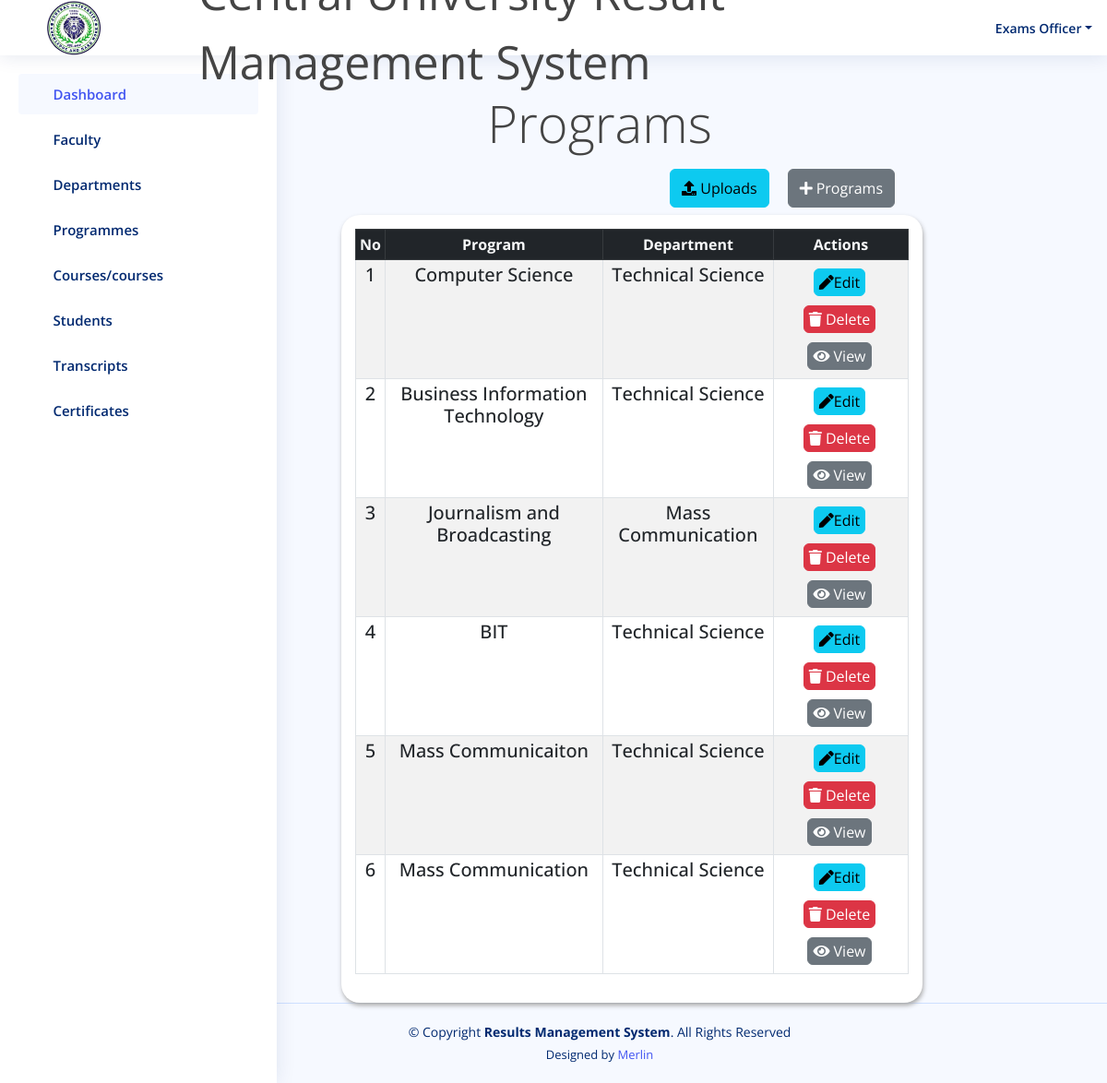
Screenshot of /result/programs/ (signed in) with the database file from the repository.
### result/models.py (models this page shows, shortened)
class Program(models.Model):
    program = models.CharField(max_length=100)
    department = models.ForeignKey(Department, on_delete=models.CASCADE)

class Department(models.Model):
    department = models.CharField(max_length=100)
    faculty = models.ForeignKey(Faculty, on_delete=models.CASCADE)
    def __str__(self):
        return self.department

### result/views.py (the view)
# urls.py: path('programs/', views.programs, name='programs'),
@login_required(login_url='login')
def programs(request):
    all_prog = Program.objects.all()
    if request.method == 'POST':
        form = ProgramForm(request.POST)
        if form.is_valid():
            program = form.cleaned_data['program']
            if Program.objects.filter(program=program).exists():
                messages.error(request, f"'{program}' already exists!")
                return redirect('programs')  # Redirect back to the faculty page without saving the form
            form.save()
            messages.success(request, "Department has been added!")
            return redirect('programs')
    else:
        form = ProgramForm()
    return render(request, 'result/programs.html', {'all_prog': all_prog, 'form': form})

### templates/result/programs.html (shortened to what this page needs)
{% load static %}
<!DOCTYPE html>
<html lang="en">
<head>
  <link href="https://cdn.datatables.net/v/bs5/jszip-2.5.0/dt-1.13.4/b-2.3.6/b-html5-2.3.6/b-print-2.3.6/datatables.min.css" rel="stylesheet"/>
   <link rel="stylesheet" href="https://cdnjs.cloudflare.com/ajax/libs/font-awesome/5.15.4/css/all.min.css" />
  <link href="{% static 'assets/vendor/bootstrap/css/bootstrap.min.css' %}" rel="stylesheet">
  <link href="{% static 'assets/vendor/bootstrap-icons/bootstrap-icons.css' %}" rel="stylesheet">
  <link href="{% static 'assets/vendor/boxicons/css/boxicons.min.css' %}" rel="stylesheet">
  <link href="{% static 'assets/vendor/quill/quill.snow.css' %}" rel="stylesheet">
  <link href="{% static 'assets/vendor/quill/quill.bubble.css' %}" rel="stylesheet">
  <link href="{% static 'assets/vendor/remixicon/remixicon.css' %}" rel="stylesheet">
  <link href="{% static 'assets/vendor/simple-datatables/style.css' %}" rel="stylesheet">
  <link href="{% static 'assets/style.css'%}" rel="stylesheet">
  <link rel="stylesheet" href="{% static 'assets/css/result.css' %}">
</head>
<body>
 <header id="header" class="header fixed-top d-flex align-items-center">
  <div class="d-flex align-items-center justify-content-between">
    <img style="width: 60px; margin-left: -250px; margin-right: 50px; margin-top: 30px; margin-bottom:30px;"  src="{% static 'assets/img/cusl.jpeg' %}" alt="">
    <i class="bi bi-list toggle-sidebar-btn"></i>
  </div>
  <div class="search-bar">
    <marquee style="font-size: 50px;" behavior="" direction="">Central University Result Management System</marquee>
  </div>
  <nav class="header-nav ms-auto">
    <ul class="d-flex align-items-center">
      <li class="nav-item dropdown pe-3">
        <a class="nav-link nav-profile d-flex align-items-center pe-0" href="#" data-bs-toggle="dropdown">
          <span class="d-none d-md-block dropdown-toggle ps-2">Exams Officer</span>
        </a>
      </li>
    </ul>
  </nav>
</header>
 <aside id="sidebar" class="sidebar">
  <ul class="sidebar-nav" id="sidebar-nav">
    <li class="nav-item">
      <a class="nav-link " href="{% url 'admin1' %}">
        <i class="bi bi-grid"></i>
        <span>Dashboard</span>
      </a>
    </li>
    <li class="nav-item">
      <a class="nav-link collapsed" data-bs-target="#components-nav" data-bs-toggle="collapse" href="#">
        <i class="bi bi-menu-button-wide"></i><span>Faculty</span><i class="bi bi-chevron-down ms-auto"></i>
      </a>
    </li>
    <li class="nav-item">
      <a class="nav-link collapsed" data-bs-target="#forms-nav" data-bs-toggle="collapse" href="#">
        <i class="bi bi-journal-text"></i><span>Departments</span><i class="bi bi-chevron-down ms-auto"></i>
      </a>
    </li>
    <li class="nav-item">
      <a class="nav-link collapsed" data-bs-target="#tables-nav" data-bs-toggle="collapse" href="#">
        <i class="bi bi-layout-text-window-reverse"></i><span>Programmes</span><i class="bi bi-chevron-down ms-auto"></i>
      </a>
    </li>
    <li class="nav-item">
      <a class="nav-link collapsed" data-bs-target="#charts-nav" data-bs-toggle="collapse" href="#">
        <i class="bi bi-bar-chart"></i><span>Courses/courses</span><i class="bi bi-chevron-down ms-auto"></i>
      </a>
    </li>
    <li class="nav-item">
      <a class="nav-link collapsed" data-bs-target="#icon-nav" data-bs-toggle="collapse" href="#">
        <i class="bi bi-person"></i><span>Students</span><i class="bi bi-chevron-down ms-auto"></i>
      </a>
    </li>
    <li class="nav-item">
      <a class="nav-link collapsed" data-bs-target="#iconnavi" data-bs-toggle="collapse" href="#">
        <i class="bi bi-person"></i><span>Transcripts</span><i class="bi bi-chevron-down ms-auto"></i>
      </a>
    </li>
    <li class="nav-item">
      <a class="nav-link collapsed" data-bs-target="#iconnav" data-bs-toggle="collapse" href="#">
        <i class="bi bi-person"></i><span>Certificates</span><i class="bi bi-chevron-down ms-auto"></i>
      </a>
    </li>
  </ul>
</aside>
    <div class="container" style="margin-top:100px;">
            <div class="col-md-12">
                <p class="display-4 text-center" style="margin-left:100px;" >Programs</p>
            </div>
        </div>
        <div class="row">
          <div class="col-md-12">
              <div class="d-flex justify-content-end">
                <a href="{% url 'upload_programs' %}" class="btn btn-info btn mb-2  py-2"
                   style="margin-right:20px;" type="submit">
                  <i class="fa fa-upload" aria-hidden="true"></i>&nbsp;Uploads</a>
                  <a href="" class="btn btn-secondary btn mb-2  py-2"
                  data-bs-toggle="modal" data-bs-target="#exampleModal" style="margin-right:230px;">
                  <i class="fas fa-plus">&nbsp;</i>Programs</a>
              </div>
          </div>
      </div>
        <div class="row ml-5 pl-5">
            <div class="col-12">
                <div class="data_table" style="margin-left:370px; margin-right: 200px;">
                  <table id="example" class="table table-striped table-bordered table-sm" >
                    <thead class="table-dark text-center text-light">
                        <tr>
                            <th  class="text-center">No</th>
                            <th  class="text-center">Program</th>
                            <th  class="text-center">Department</th>
                            <th  class="text-center">Actions</th>
                        </tr>
                    </thead>
                    <tbody  class="text-center h5">
                      {% for prog in all_prog %}
                        <tr>
                            <td>{{ prog.id }}</td>
                            <td>{{ prog.program }}</td>
                            <td>{{ prog.department }}</td>
                                <td>
                                    <a href="{% url 'edit_program' prog.id %}" class="btn btn-info" title="Edit Patient">
                                        <i class="fas fa-pen"></i>Edit
                                    </a>
                                    <a href="{% url 'delete_program' prog.id %}"  class="btn btn-danger" title="Edit Patient">
                                        <i class="fas fa-trash"></i> Delete
                                    </a>
                                    <a href="{% url 'view_program' prog.id %}"  class="btn btn-secondary" title="Edit Patient">
                                        <i class="fas fa-eye"></i> View
                                    </a>
                                </td>
                        </tr>
                        {% endfor %}
                    </tbody>
                </table>
                </div>
            </div>
        </div>
  <footer id="footer" class="footer" style="margin-left: 100px;">
    <div class="copyright" >
      &copy; Copyright <strong><span>Results Management System</span></strong>. All Rights Reserved
    </div>
    <div class="credits">
      Designed by <a href="">Merlin</a>
    </div>
  </footer>
</body>
</html>

### static/assets/style.css (style rules this page uses)
:root { scroll-behavior: smooth; }
body { font-family: "Open Sans", sans-serif; background: #f6f9ff; color: #444444; }
a { color: #4154f1; text-decoration: none; }
.header { transition: all 0.5s; z-index: 997; height: 60px; box-shadow: 0px 2px 20px rgba(1, 41, 112, 0.1); background-color: #fff; padding-left: 20px; }
.header .toggle-sidebar-btn { font-size: 32px; padding-left: 10px; cursor: pointer; color: #012970; }
.header .search-bar { min-width: 360px; padding: 0 20px; }
.header-nav ul { list-style: none; }
.header-nav>ul { margin: 0; padding: 0; }
.header-nav .nav-profile { color: #012970; }
.header-nav .nav-profile span { font-size: 14px; font-weight: 600; }
.sidebar { position: fixed; top: 60px; left: 0; bottom: 0; width: 300px; z-index: 996; transition: all 0.3s; padding: 20px; overflow-y: auto; scrollbar-width: thin; scrollbar-color: #aab7cf transparent; box-shadow: 0px 0px 20px rgba(1, 41, 112, 0.1); background-color: #fff; }
@media (min-width: 1200px) { #main, #footer { margin-left: 300px; } }
.sidebar-nav { padding: 0; margin: 0; list-style: none; }
.sidebar-nav li { padding: 0; margin: 0; list-style: none; }
.sidebar-nav .nav-item { margin-bottom: 5px; }
.sidebar-nav .nav-link { display: flex; align-items: center; font-size: 15px; font-weight: 600; color: #4154f1; transition: 0.3; background: #f6f9ff; padding: 10px 15px; border-radius: 4px; }
.sidebar-nav .nav-link i { font-size: 16px; margin-right: 10px; color: #4154f1; }
.sidebar-nav .nav-link.collapsed { color: #012970; background: #fff; }
.sidebar-nav .nav-link.collapsed i { color: #899bbd; }
.sidebar-nav .nav-link .bi-chevron-down { margin-right: 0; transition: transform 0.2s ease-in-out; }
.footer { padding: 20px 0; font-size: 14px; transition: all 0.3s; border-top: 1px solid #cddfff; }
.footer .copyright { text-align: center; color: #012970; }
.footer .credits { padding-top: 5px; text-align: center; font-size: 13px; color: #012970; }

### static/assets/css/result.css (style rules this page uses)
.data_table { background: #fff; padding: 15px; box-shadow: 1px 3px 5px #aaa; border-radius: 20px; }
.data_table .btn { padding: 2px 5px; margin: 5px 3px 5px 0; }

### rows the page displays
Program: id "1", program "Computer Science", department "Technical Science"
Program: id "2", program "Business Information Technology", department "Technical Science"
Program: id "3", program "Journalism and Broadcasting", department "Mass Communication"
Program: id "4", program "BIT", department "Technical Science"
Program: id "5", program "Mass Communicaiton", department "Technical Science"
Program: id "6", program "Mass Communication", department "Technical Science"
